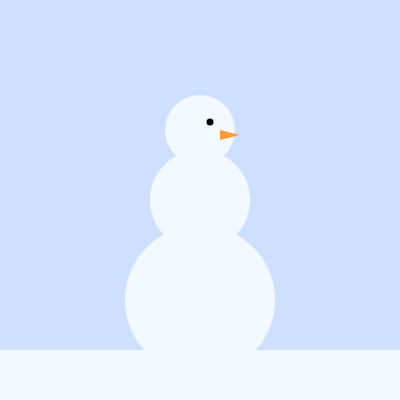
Frame 1 (no input)
Frame 60 (no input): identical to frame 1, image omitted
Frame 120 (the mouse pressed at the canvas centre since frame 60): identical to frame 1, image omitted

The p5.js sketch that drew this single still picture (run headless with seeded random() and noise() and a simulated clock; from frame 60 on, the mouse is pressed at the canvas centre):

// p5.js sketch
// ── sketch.js
function setup() {
  createCanvas(400, 400);
}

function draw() {
  background(206,223,255);
  let c = color(243,250,255);
  
  fill (c);
  noStroke();
  circle(200,300,150)
  circle(200,200,100)
  circle(200,130,70)
  rect(0,350,400)
  
  let o = color(248,155,65);
  fill (o);
  noStroke();
  triangle(220,140,220,130,240,135)
  
  let b = color(0,0,0);
  fill (b);
  noStroke();
  circle(210,122,7);
  
}
